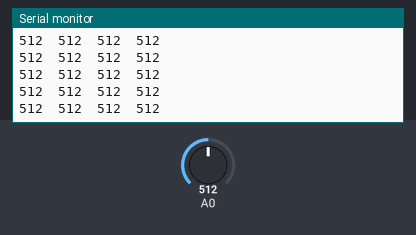
Simulated run of this sketch. Board: Arduino Uno, built with avr-gcc and run on an emulated ATmega328P. Shown: the last lines printed to the serial monitor. Inputs (shaded band) come from the test bench; at power-on: A0 = 512.

Above: at 1.2 s.
1.3 s: A0 set to 983
At 2.3 s:
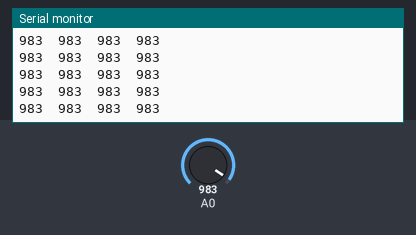
4.3 s: A0 set to 1006
At 4.8 s:
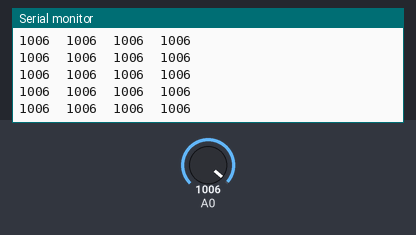
Timing chart, 0 to 7.3 s (numbered marks = the images above; inputs shaded):
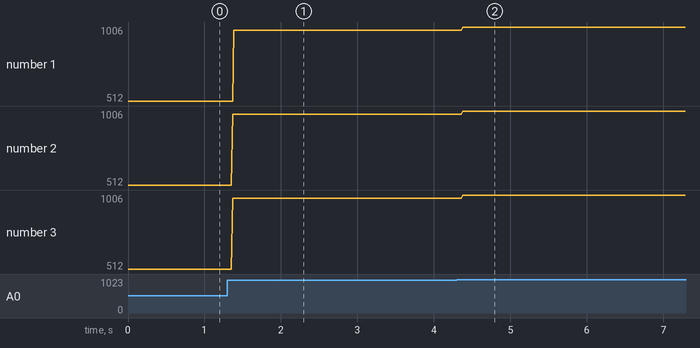

The sketch:

sketch_mar10b.ino
```cpp
int s0 = 2;
int s1 = 4;

int Sensory0, Sensory1, Sensory2, Sensory3;

void setup() {
  pinMode(s0, OUTPUT);
  pinMode(s1, OUTPUT);
  pinMode(A0, INPUT);
  Serial.begin(9600);
}

void loop() {
  //Select input y0
  digitalWrite(s0, LOW);
  digitalWrite(s1, LOW);
  //Read input y0
  Sensory0 = analogRead(A0);

  //Select input y0
  digitalWrite(s0, LOW);
  digitalWrite(s1, HIGH);
  //Read input y0
  Sensory1 = analogRead(A0);

  //Select input y0
  digitalWrite(s0, HIGH);
  digitalWrite(s1, HIGH);
  //Read input y0
  Sensory2 = analogRead(A0);

  //Select input y0
  digitalWrite(s0, HIGH);
  digitalWrite(s1, LOW);
  //Read input y0
  Sensory3 = analogRead(A0);

  //print
  Serial.print(Sensory0);
  Serial.print('\t');
  Serial.print(Sensory1);
  Serial.print('\t');
  Serial.print(Sensory2);
  Serial.print('\t');
  Serial.print(Sensory3);
  Serial.print('\t');
  Serial.println();
}
```

Measured:
- after the input at 1.3 s, the serial monitor: prints a new line after 0.07 s (image 1)
- after the input at 4.3 s, the serial monitor: prints a new line after 0.08 s (image 2)
- plotted number 1: 512 → 983 after the input at 1.3 s, 983 → 1006 after the input at 4.3 s
- plotted number 2: 512 → 983 after the input at 1.3 s, 983 → 1006 after the input at 4.3 s
- plotted number 3: 512 → 983 after the input at 1.3 s, 983 → 1006 after the input at 4.3 s
